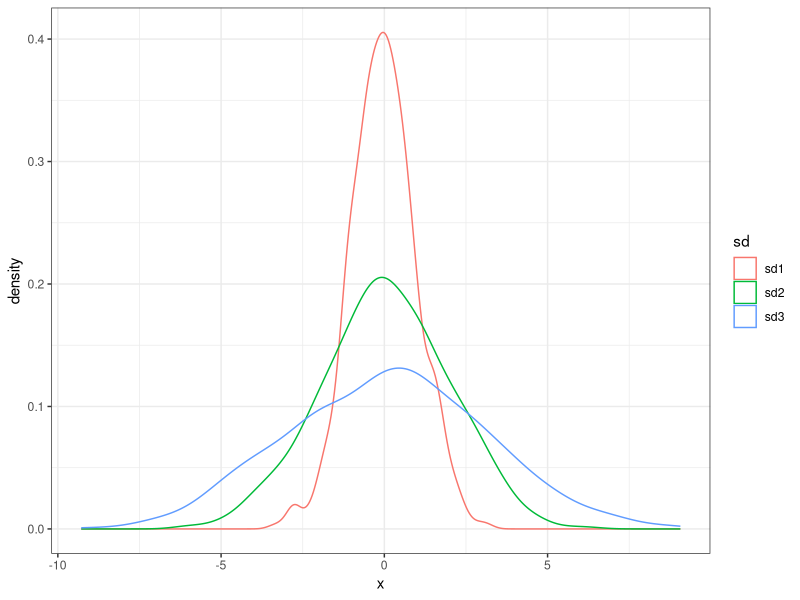
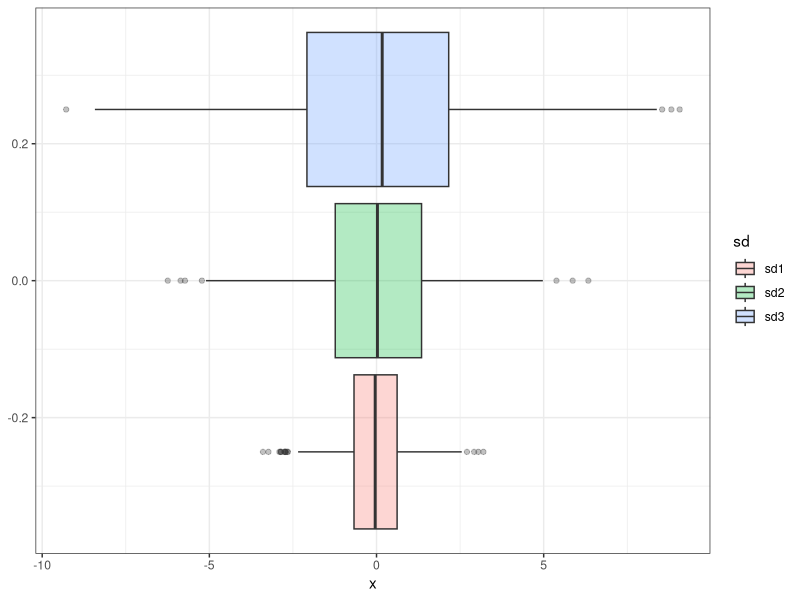
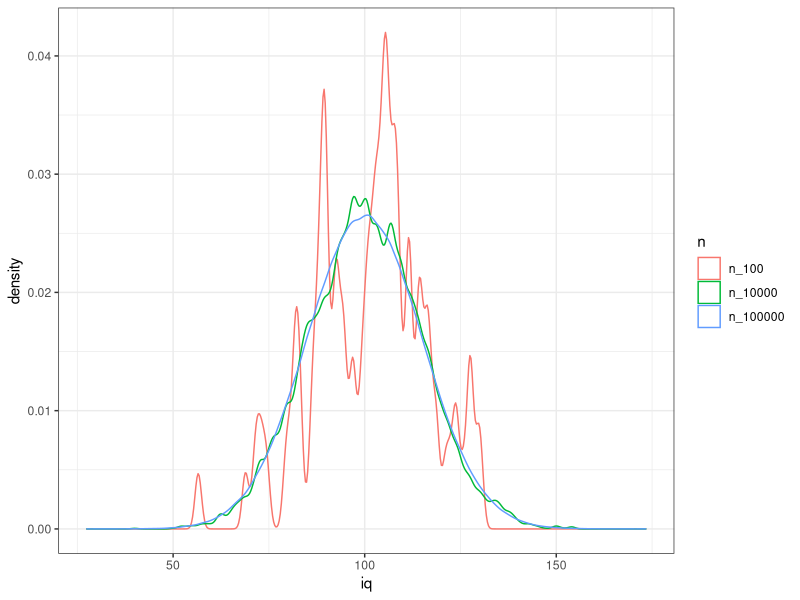

Write R code to recreate these figures, in order.
### Libraries ######################################################################################

library(tidyverse)


### Solutions ######################################################################################

set.seed(1234)

### excercise 1 ------------------------------------------------------------------------------------

norm_sd1 <- rnorm(1000)
norm_sd2 <- rnorm(1000, sd = 2)
norm_sd3 <- rnorm(1000, sd = 3)

# my own range function

range_bk <- function(x){
  max(x) - min(x)
}

var_coef <- function(x){sd(x)/mean(x)}


normal_distr <- data.frame(sd1 = norm_sd1, sd2 = norm_sd2, sd3 = norm_sd3)

sapply(normal_distr, range_bk)
sapply(normal_distr, IQR)
sapply(normal_distr, var)
sapply(normal_distr, sd)
sapply(normal_distr, var_coef)     

#  niestabilne zachowanie wspolczynnika zmiennosci, miara wrazliwa gdy srednia bliska 0

ggplot(gather(normal_distr, "sd", "x"), aes(x, col = sd)) +
  geom_density() +
  theme_bw()

ggplot(gather(normal_distr, "sd", "x"), aes(y = x, fill = sd)) +
  geom_boxplot(alpha = 0.3) +
  coord_flip() +
  theme_bw()


### excercise 2 ------------------------------------------------------------------------------------

iq_n100 <- rnorm(100, mean = 100, sd = 15)
iq_n10000 <- rnorm(10000, mean = 100, sd = 15)
iq_n1000000 <- rnorm(1000000, mean = 100, sd = 15)

iq_df <- data.frame(n_100 = iq_n100, n_10000 = iq_n10000, n_100000 = iq_n1000000)
wechsler_iq <- c(80, 90, 110, 120)

iq_quantiles <- as.data.frame(sapply(iq_df, quantile, probs = c(0.1, 0.25, 0.75, 0.9)))
iq_quantiles


### n = 100

iq <- iq_n100
sd_iq <- sd(iq)
mean_iq <- mean(iq)
n <- length(iq)

sum(iq > (mean_iq - sd_iq) & iq< (mean_iq + sd_iq))/n # 1s 0.682
sum(iq > (mean_iq - 2 * sd_iq) & iq < (mean_iq + 2 * sd_iq))/n # 2s >= 0.955
sum(iq > (mean_iq- 3 * sd_iq) & iq < (mean_iq + 3 * sd_iq))/n # 2s >= 0.997

### n = 10000

iq <- iq_n10000
sd_iq <- sd(iq)
mean_iq <- mean(iq)
n <- length(iq)

sum(iq > (mean_iq - sd_iq) & iq< (mean_iq + sd_iq))/n # 1s 0.682
sum(iq > (mean_iq - 2 * sd_iq) & iq < (mean_iq + 2 * sd_iq))/n # 2s >= 0.955
sum(iq > (mean_iq- 3 * sd_iq) & iq < (mean_iq + 3 * sd_iq))/n # 2s >= 0.997

### n = 1000000

iq <- iq_n1000000
sd_iq <- sd(iq)
mean_iq <- mean(iq)
n <- length(iq)

sum(iq > (mean_iq - sd_iq) & iq< (mean_iq + sd_iq))/n # 1s 0.682
sum(iq > (mean_iq - 2 * sd_iq) & iq < (mean_iq + 2 * sd_iq))/n # 2s >= 0.955
sum(iq > (mean_iq- 3 * sd_iq) & iq < (mean_iq + 3 * sd_iq))/n # 2s >= 0.997

ggplot(gather(iq_df, 'n', 'iq'), aes(iq, col = n)) + 
  geom_density() +
  theme_bw()


### excercise 3 ------------------------------------------------------------------------------------

sapply(iris[,1:4], var_coef)    # najwieksza zmiennosc cechuje Petal.Width

iris %>%
  group_by(Species) %>%         # Sepal.Length - virginica,
  summarise_all(sd)             # Sepal.Width - setosa
                                # Petal.Length - virginica,
                                # Petal.Width - virginica
